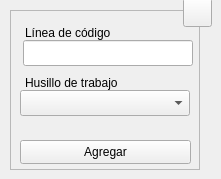
  <widget class="QWidget" name="centralwidget">
   <widget class="QFrame" name="frame">
    <property name="geometry">
     <rect>
      <x>10</x>
      <y>10</y>
      <width>190</width>
      <height>160</height>
     </rect>
    </property>
    <property name="sizePolicy">
     <sizepolicy hsizetype="Fixed" vsizetype="Fixed">
      <horstretch>0</horstretch>
      <verstretch>0</verstretch>
     </sizepolicy>
    </property>
    <property name="minimumSize">
     <size>
      <width>190</width>
      <height>160</height>
     </size>
    </property>
    <property name="maximumSize">
     <size>
      <width>190</width>
      <height>160</height>
     </size>
    </property>
    <property name="frameShape">
     <enum>QFrame::StyledPanel</enum>
    </property>
    <property name="frameShadow">
     <enum>QFrame::Raised</enum>
    </property>
    <widget class="QLineEdit" name="tbx_fre">
     <property name="geometry">
      <rect>
       <x>13</x>
       <y>30</y>
       <width>170</width>
       <height>26</height>
      </rect>
     </property>
     <property name="minimumSize">
      <size>
       <width>170</width>
       <height>0</height>
      </size>
     </property>
     <property name="maximumSize">
      <size>
       <width>170</width>
       <height>16777215</height>
      </size>
     </property>
     <property name="toolTip">
      <string>Digite la línea de código</string>
     </property>
     <property name="statusTip">
      <string/>
     </property>
     <property name="alignment">
      <set>Qt::AlignCenter</set>
     </property>
     <property name="placeholderText">
      <string/>
     </property>
    </widget>
    <widget class="QLabel" name="lbl_fre">
     <property name="enabled">
      <bool>true</bool>
     </property>
     <property name="geometry">
      <rect>
       <x>15</x>
       <y>10</y>
       <width>95</width>
       <height>26</height>
      </rect>
     </property>
     <property name="text">
      <string>Línea de código</string>
     </property>
     <property name="buddy">
      <cstring>lbl_fre</cstring>
     </property>
    </widget>
    <widget class="QLabel" name="lbl_sde">
     <property name="enabled">
      <bool>true</bool>
     </property>
     <property name="geometry">
      <rect>
       <x>15</x>
       <y>60</y>
       <width>103</width>
       <height>26</height>
      </rect>
     </property>
     <property name="text">
      <string>Husillo de trabajo</string>
     </property>
     <property name="buddy">
      <cstring>lbl_sde</cstring>
     </property>
    </widget>
    <widget class="QComboBox" name="cbx_sde">
     <property name="geometry">
      <rect>
       <x>10</x>
       <y>80</y>
       <width>170</width>
       <height>26</height>
      </rect>
     </property>
     <property name="minimumSize">
      <size>
       <width>170</width>
       <height>26</height>
      </size>
     </property>
     <property name="maximumSize">
      <size>
       <width>170</width>
       <height>16777215</height>
      </size>
     </property>
     <property name="toolTip">
      <string>Seleccione el husillo de trabajo a utilizar</string>
     </property>
    </widget>
    <widget class="QPushButton" name="btn_save">
     <property name="geometry">
      <rect>
       <x>10</x>
       <y>130</y>
       <width>171</width>
       <height>24</height>
      </rect>
     </property>
     <property name="sizePolicy">
      <sizepolicy hsizetype="Expanding" vsizetype="Expanding">
       <horstretch>0</horstretch>
       <verstretch>0</verstretch>
      </sizepolicy>
     </property>
     <property name="minimumSize">
      <size>
       <width>88</width>
       <height>0</height>
      </size>
     </property>
     <property name="toolTip">
      <string>Agregar los datos al programa CNC</string>
     </property>
     <property name="statusTip">
      <string/>
     </property>
     <property name="text">
      <string>Agregar</string>
     </property>
     <property name="shortcut">
      <string>Ctrl+S</string>
     </property>
     <property name="autoDefault">
      <bool>true</bool>
     </property>
    </widget>
    <zorder>tbx_fre</zorder>
    <zorder>lbl_fre</zorder>
    <zorder>cbx_sde</zorder>
    <zorder>lbl_sde</zorder>
    <zorder>btn_save</zorder>
   </widget>
   <widget class="QToolButton" name="btn_help">
    <property name="geometry">
     <rect>
      <x>183</x>
      <y>-2</y>
      <width>29</width>
      <height>29</height>
     </rect>
    </property>
    <property name="font">
     <font>
      <pointsize>20</pointsize>
      <bold>true</bold>
     </font>
    </property>
    <property name="text">
     <string/>
    </property>
    <property name="icon">
     <iconset resource="../../resources/resources.qrc">
      <normaloff>:/icons/question.png</normaloff>:/icons/question.png</iconset>
    </property>
    <property name="iconSize">
     <size>
      <width>20</width>
      <height>20</height>
     </size>
    </property>
    <property name="shortcut">
     <string>F1</string>
    </property>
   </widget>
  </widget>
